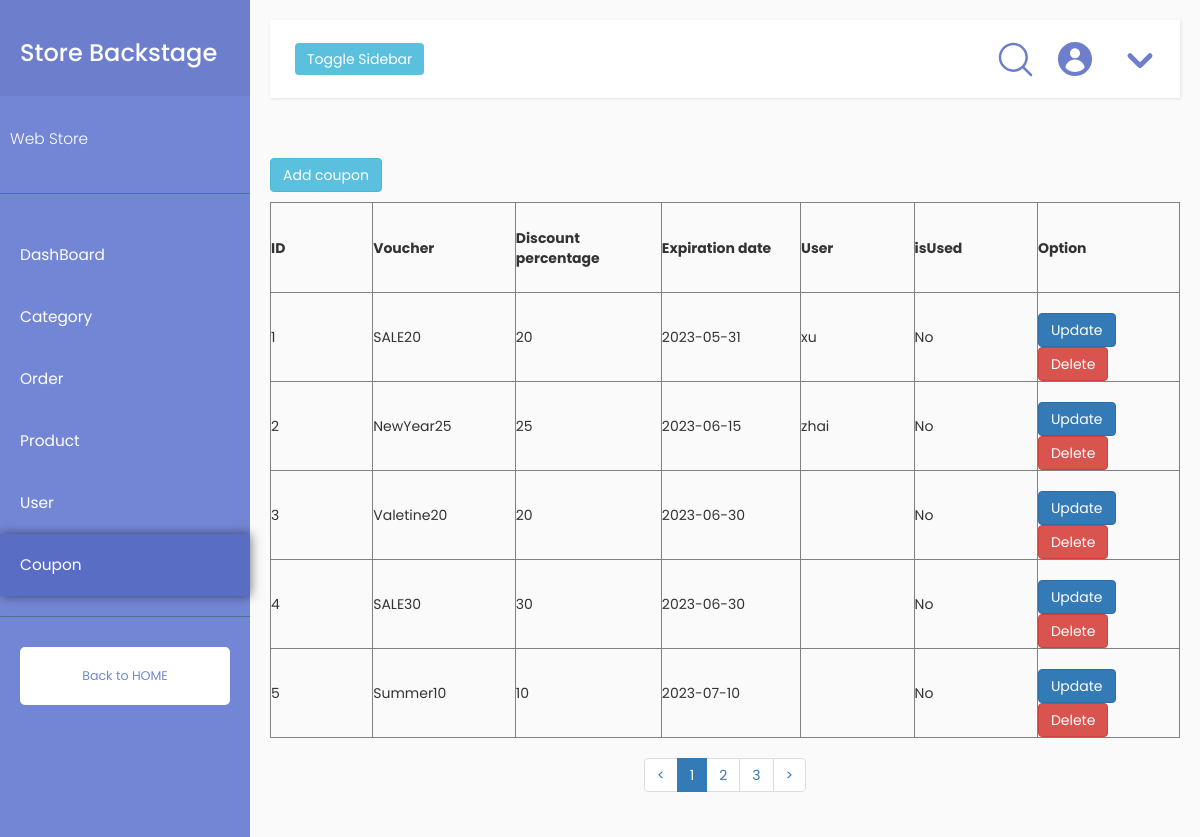
The page /Assessment2/coupon.php on the database its author committed.
### tables this page shows
CREATE TABLE `user_coupon` (
  `user_id` int(11) NOT NULL,
  `coupon_id` int(11) NOT NULL
);

CREATE TABLE `coupon` (
  `coupon_id` int(11) NOT NULL,
  `code` varchar(255) NOT NULL,
  `discount_percentage` double NOT NULL,
  `expiration_date` date NOT NULL,
  `isUsed` int(11) NOT NULL
);

CREATE TABLE `user` (
  `user_id` int(11) NOT NULL,
  `name` varchar(255) NOT NULL,
  `email` varchar(255) NOT NULL,
  `password` varchar(255) NOT NULL,
  `payment_method` int(11) NOT NULL,
  `shipping_address` varchar(255) NOT NULL,
  `isAdmin` int(11) NOT NULL
);

### Assessment2/coupon.php (the view, shortened to what this page needs)
<?php
$dbms = 'mysql';
$host = 'localhost';
$dbName = 'store_admin';
$user = 'root';
$pass = '';
$dsn = "$dbms:host=$host;dbname=$dbName";
try {
    $con = new PDO($dsn, $user, $pass);
} catch (PDOException $e) {
    die("Error!: " . $e->getMessage() . "<br/>");
}
$str = $_SERVER["QUERY_STRING"];
$id_user = explode('=',$str)[1];
function add_coupon($db_con)
{
    $sql = "SELECT c.coupon_id, c.code, c.discount_percentage, c.expiration_date, c.isUsed, uc.user_id AS coupon_user_id
        FROM coupon c
        LEFT JOIN user_coupon uc ON c.coupon_id = uc.coupon_id
        GROUP BY c.coupon_id";
    $query = $db_con->query($sql);
    if (!$query) {
        return false;
    } else {
        echo '<td>' . '<br><a class="btn btn-info" data-toggle="modal" data-target="#add-coupon-modal' . '">Add coupon</a>';
    }
}
function coupon_manage($db_con, $id_user)
{
    $sql = "SELECT c.coupon_id, c.code, c.discount_percentage, c.expiration_date, c.isUsed, uc.user_id AS coupon_user_id
            FROM coupon c
            LEFT JOIN user_coupon uc ON c.coupon_id = uc.coupon_id
            GROUP BY c.coupon_id";
    $query = $db_con->query($sql);
    $total = $query->rowCount();
    $page = isset($_GET['page']) ? intval($_GET['page']) : 1;
    $page = $page < 1 ? 1 : $page;
    $page_size = 5;
    $page_count = ceil($total / $page_size);
    $page = $page > $page_count ? $page_count : $page;
    $offset = ($page - 1) * $page_size;
    $sql .= " LIMIT $offset, $page_size";
    $query = $db_con->query($sql);
    if (!$query) {
        return false;
    } else {
        foreach ($query as $row) {
            echo '<tr>';
            echo '<td >' . $row["coupon_id"] . '</td>';
            echo '<td>' . $row["code"] . '</td>';
            echo '<td>' . $row["discount_percentage"] . '</td>';
            echo '<td>' . $row["expiration_date"] . '</td>';
            $coupon_user_id = $row["coupon_user_id"];
            $sql1 = "SELECT user.name as Name FROM user WHERE user_id = '$coupon_user_id'";
            $query1 = $db_con->query($sql1);
            $result1 = $query1->fetch();
            if ($result1 !== false) {
                $coupon_user_name = $result1["Name"];
                echo '<td>' . $coupon_user_name . '</td>';
            } else {
                echo '<td></td>';
            }
            if ($row["isUsed"] == 0) {
                echo '<td>' . 'No' . '</td>';
            } else {
                echo '<td>' . 'Yes' . '</td>';
            }
            echo '<td>' . '<br><a class="btn btn-primary" data-toggle="modal" data-target="#update-coupon-modal' . $row["coupon_id"] . '">Update</a>';
            echo '<a class="btn btn-danger" href="#" onclick="if(confirm(\'Are you sure to delete this coupon?\')){window.location.href=\'coupon.php?param1=' . $id_user . '&action=delete&id=' . $row["coupon_id"] . '&page=' . ceil($row["coupon_id"] / 5) . '\'}">Delete</a>';
            echo '</td>';
            echo '</tr>';
        }
    }
    echo '</tbody>';
    echo '</table>';
    echo '<div class="row">';
    echo '<div class="col-md-12 text-center">';
    echo '<ul class="pagination">';
    echo '<li><a href="?param1=' . $id_user . '&page=' . ($page - 1) . '"> < </a></li>';
    for ($i = 1; $i <= $page_count; $i++) {
        if ($i == $page) {
            echo '<li class="active"><a href="?param=' . $id_user . '&page=' . $i . '">' . $i . '</a></li>';
        } else {
            echo '<li><a href="?param=' . $id_user . '&page=' . $i . '">' . $i . '</a></li>';
        }
    }
    echo '<li><a href="?param=' . $id_user . '&page=' . ($page + 1) . '"> > </a></li>';
    echo '</ul>';
    echo '</div>';
    echo '</div>';
}
?>
<!DOCTYPE html>
<html lang="en">
<head>
    <link rel="stylesheet" href="styles/bootstrap-337.min.css">
    <link rel="stylesheet" href="styles/sidebar.css">
    <link rel="stylesheet" href="css/Nav.css">
</head>
<body>
<div class="wrapper">
    <nav id="sidebar">
        <div class="sidebar-header">
            <h3>Store Backstage</h3>
        </div>
        <ul class="list-unstyled components">
            <p>Web Store</p>
        </ul>
        <ul class="list-unstyled components">
            <li>
                <a href="./index.php?param1=<?php echo $id_user ?>" class="sidebar_item">DashBoard</a>
                <a href="./category.php?param1=<?php echo $id_user ?>" class="sidebar_item">Category</a>
                <a href="./order.php?param1=<?php echo $id_user ?>" class="sidebar_item">Order</a>
                <a href="./product.php?param1=<?php echo $id_user ?>" class="sidebar_item">Product</a>
                <a href="./user.php?param1=<?php echo $id_user ?>" class="sidebar_item ">User</a>
                <a href="./coupon.php?param1=<?php echo $id_user ?>" class="sidebar_item a_active">Coupon</a>
            </li>
        </ul>
        <ul class="list-unstyled CTAs">
            <li><a href="index.php?param1=<?php echo $id_user ?>" class="download">Back to HOME</a></li>
        </ul>
    </nav>
    <div id="content" style="width: 90%">
        <nav class="navbar navbar-default" style="width: 100%">
            <div class="container-fluid">
                <div class="navbar-header">
                    <button type="button" id="sidebarCollapse" class="btn btn-info navbar-btn">
                        <span>Toggle Sidebar</span>
                    </button>
                </div>
                <div class="collapse navbar-collapse" id="bs-example-navbar-collapse-1">
                    <div id="user-info" class="navbar-right">
                        <div style="width: 40px;height: 40px;position: relative;margin-left: 10px;margin-right: 10px"
                             class="navbar-right">
                            <a href="#" class="navbar-right" id="menu" style="margin-left: 10px;display: inline-block">
                                <img src="assets/下拉.svg" id="select"
                                     style="width: 40px;height: 40px;margin-left: 10px;margin-top: 4px" alt="">
                            </a>
                        </div>
                        <img src="assets/user-filling.svg" class="navbar-right" id="user-icon" alt="">
                        <img src="assets/search.svg" class="navbar-right"
                             style="width: 40px;height: 40px;margin-right: 10px;margin-top: 4px" alt="">
                    </div>
                </div>
            </div>
        </nav>
        <?php
        add_coupon($con);
        ?>
        <table border="1" style="border-collapse: collapse;">
            <tbody>
            <tr>
                <td style="width: 250px; height: 90px;font-weight: bold;"> ID</td>
                <td style="width: 250px; height: 90px;font-weight: bold"> Voucher</td>
                <td style="width: 250px; height: 90px;font-weight: bold"> Discount percentage</td>
                <td style="width: 250px; height: 90px;font-weight: bold"> Expiration date</td>
                <td style="width: 250px; height: 90px;font-weight: bold"> User</td>
                <td style="width: 250px; height: 90px;font-weight: bold"> isUsed</td>
                <td style="width: 250px; height: 90px;font-weight: bold"> Option</td>
            </tr>
            <?php
            coupon_manage($con,$id_user);
            ?>
    </div>
</body>
</html>

### Assessment2/styles/sidebar.css (style rules this page uses)
body { font-family: 'Poppins', sans-serif; background: #fafafa; }
p { font-family: 'Poppins', sans-serif; font-size: 1.1em; font-weight: 300; line-height: 1.7em; color: #999; }
a, a:hover, a:focus { color: inherit; text-decoration: none; transition: all 0.3s; }
.navbar { padding: 15px 10px; background: #fff; border: none; border-radius: 0; margin-bottom: 40px; box-shadow: 1px 1px 3px rgba(0, 0, 0, 0.1); }
.navbar-btn { box-shadow: none; outline: none !important; border: none; }
.wrapper { display: flex; align-items: stretch; }
#sidebar { min-width: 250px; max-width: 250px; background: #7386D5; color: #fff; transition: all 0.3s; }
#sidebar .sidebar-header { padding: 20px; background: #6d7fcc; }
#sidebar ul.components { padding: 20px 0; border-bottom: 1px solid #47748b; }
#sidebar ul p { color: #fff; padding: 10px; }
#sidebar ul li a { padding: 10px; font-size: 1.1em; display: block; }
ul.CTAs { padding: 20px; }
ul.CTAs a { text-align: center; font-size: 0.9em !important; display: block; border-radius: 5px; margin-bottom: 5px; }
a.download { background: #fff; color: #7386D5; }
#content { padding: 20px; min-height: 100vh; transition: all 0.3s; }

### Assessment2/css/Nav.css (style rules this page uses)
#user-icon { width: 40px; height: 40px; margin-top: 4px; }
#user-info { width: 300px; height: 48px; }
#sidebar ul li a { padding: 20px !important; }
.a_active { background-color: #596DC5; box-shadow: 1px 0px 10px 0px rgba(0,0,0,0.5); }

### rows shown on the page
user_coupon: coupon.coupon_id "1", coupon.code "SALE20", coupon.discount_percentage "20", coupon.expiration_date "2023-05-31", user_id.name "xu"
user_coupon: coupon.coupon_id "2", coupon.code "NewYear25", coupon.discount_percentage "25", coupon.expiration_date "2023-06-15", user_id.name "zhai"
coupon: coupon_id "3", code "Valetine20", discount_percentage "20", expiration_date "2023-06-30", isUsed "No"
coupon: coupon_id "4", code "SALE30", discount_percentage "30", expiration_date "2023-06-30", isUsed "No"
coupon: coupon_id "5", code "Summer10", discount_percentage "10", expiration_date "2023-07-10", isUsed "No"
